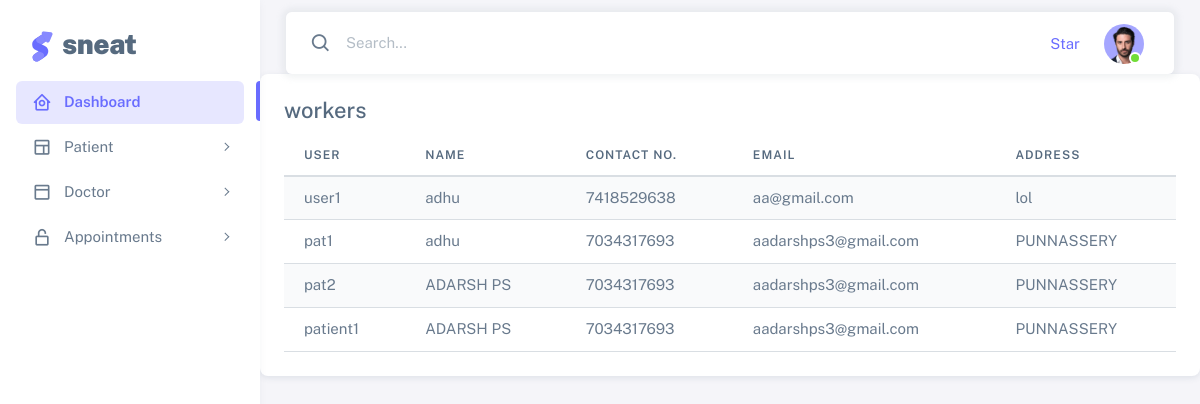
The app's page /pat_view_admin with its own data.
### detection_app/models.py (models this page shows, shortened)
class patient(models.Model):
    user = models.OneToOneField(Login, on_delete=models.CASCADE, related_name='patient')
    name = models.CharField(max_length=100)
    place = models.CharField(max_length=100)
    email = models.EmailField()
    phone_number = models.CharField(max_length=10)
    address = models.CharField(max_length=200)

class Login(AbstractUser):
    is_doctor = models.BooleanField(default=False)
    is_user = models.BooleanField(default=False)

### detection_app/views.py (the view)
# urls.py: path("pat_view_admin",views.pat_view_admin,name="pat_view_admin"),
def pat_view_admin(request):
    data=patient.objects.all()
    return render(request,'view_pat_admin.html',{'data':data})

### detection_app/templates/view_pat_admin.html
{% extends 'index1.html' %}
{% load crispy_forms_tags %}
{% block content %}
<div class="col-lg-12 grid-margin stretch-card">
              <div class="card">
                <div class="card-body">
                  <h4 class="card-title">workers</h4>
                  <div class="table-responsive">
                    <table class="table table-striped">
                      <thead>
                        <tr>
                          <th>User</th>
                          <th>NAME</th>
                          <th>CONTACT NO.</th>
                          <th>Email</th>
                          <th>ADDRESS</th>
                        </tr>
                      </thead>
                      <tbody>
                      {% for i in data %}
                        <tr>
                          <td>{{ i.user }}</td>
                          <td>{{ i.name }}</td>
                          <td>{{ i.phone_number }}</td>
                          <td>{{ i.email }}</td>
                          <td>{{ i.address }}</td>
                        </tr>
                      {% endfor %}
                      </tbody>
                    </table>
                  </div>
                </div>
              </div>
            </div>
{% endblock %}

### detection_app/templates/index1.html (shortened to what this page needs)
<!DOCTYPE html>
{% load static %}
<html
  lang="en"
  class="light-style layout-menu-fixed"
  dir="ltr"
  data-theme="theme-default"
  data-assets-path="{% static 'index/assets/' %}"
  data-template="vertical-menu-template-free"
>
  <head>
    <link rel="stylesheet" href="{% static 'index/assets/vendor/fonts/boxicons.css' %}" />
    <link rel="stylesheet" href="{% static 'index/assets/vendor/css/core.css' %}" class="template-customizer-core-css" />
    <link rel="stylesheet" href="{% static 'index/assets/vendor/css/theme-default.css' %}" class="template-customizer-theme-css" />
    <link rel="stylesheet" href="{% static 'index/assets/css/demo.css' %}" />
    <link rel="stylesheet" href="{% static 'index/assets/vendor/libs/perfect-scrollbar/perfect-scrollbar.css' %}" />
    <link rel="stylesheet" href="{% static 'index/assets/vendor/libs/apex-charts/apex-charts.css' %}" />
  </head>
  <body>
    <div class="layout-wrapper layout-content-navbar">
      <div class="layout-container">
        <aside id="layout-menu" class="layout-menu menu-vertical menu bg-menu-theme">
          <div class="app-brand demo">
            <a href="index.html" class="app-brand-link">
              <span class="app-brand-logo demo">
              </span>
              <span class="app-brand-text demo menu-text fw-bolder ms-2">Sneat</span>
            </a>
          </div>
          <ul class="menu-inner py-1">
            <li class="menu-item active">
              <a href="index.html" class="menu-link">
                <i class="menu-icon tf-icons bx bx-home-circle"></i>
                <div data-i18n="Analytics">Dashboard</div>
              </a>
            </li>
            <li class="menu-item">
              <a href="javascript:void(0);" class="menu-link menu-toggle">
                <i class="menu-icon tf-icons bx bx-layout"></i>
                <div data-i18n="Layouts">Patient</div>
              </a>
            </li>
            <li class="menu-item">
              <a href="javascript:void(0);" class="menu-link menu-toggle">
                <i class="menu-icon tf-icons bx bx-dock-top"></i>
                <div data-i18n="Account Settings">Doctor</div>
              </a>
            </li>
            <li class="menu-item">
              <a href="javascript:void(0);" class="menu-link menu-toggle">
                <i class="menu-icon tf-icons bx bx-lock-open-alt"></i>
                <div data-i18n="Authentications">Appointments</div>
              </a>
            </li>
          </ul>
        </aside>
        <div class="layout-page">
          <nav
            class="layout-navbar container-xxl navbar navbar-expand-xl navbar-detached align-items-center bg-navbar-theme"
            id="layout-navbar"
          >
            <div class="navbar-nav-right d-flex align-items-center" id="navbar-collapse">
              <div class="navbar-nav align-items-center">
                <div class="nav-item d-flex align-items-center">
                  <i class="bx bx-search fs-4 lh-0"></i>
                  <input
                    type="text"
                    class="form-control border-0 shadow-none"
                    placeholder="Search..."
                    aria-label="Search..."
                  />
                </div>
              </div>
              <ul class="navbar-nav flex-row align-items-center ms-auto">
                <li class="nav-item lh-1 me-3">
                  <a
                    class="github-button"
                    href="https://github.com/themeselection/sneat-html-admin-template-free"
                    data-icon="octicon-star"
                    data-size="large"
                    data-show-count="true"
                    aria-label="Star themeselection/sneat-html-admin-template-free on GitHub"
                    >Star</a
                  >
                </li>
                <li class="nav-item navbar-dropdown dropdown-user dropdown">
                  <a class="nav-link dropdown-toggle hide-arrow" href="javascript:void(0);" data-bs-toggle="dropdown">
                    <div class="avatar avatar-online">
                      <img src="{% static 'index/assets/img/avatars/1.png' %}" alt class="w-px-40 h-auto rounded-circle" />
                    </div>
                  </a>
                </li>
              </ul>
            </div>
          </nav>
          <div class="content-wrapper">
            {% block content %}
            {% endblock %}
  </body>
</html>

### detection_app/static/index/assets/css/demo.css (style rules this page uses)
.menu .app-brand.demo { height: 64px; margin-top: 12px; }
.app-brand-logo.demo svg { width: 22px; height: 38px; }
.app-brand-text.demo { font-size: 1.75rem; letter-spacing: -0.5px; text-transform: lowercase; }

### records on screen
patient: user "user1", name "adhu", phone_number "7418529638", email "aa@gmail.com", address "lol"
patient: user "pat1", name "adhu", phone_number "7034317693", email "aadarshps3@gmail.com", address "PUNNASSERY"
patient: user "pat2", name "ADARSH PS", phone_number "7034317693", email "aadarshps3@gmail.com", address "PUNNASSERY"
patient: user "patient1", name "ADARSH PS", phone_number "7034317693", email "aadarshps3@gmail.com", address "PUNNASSERY"
